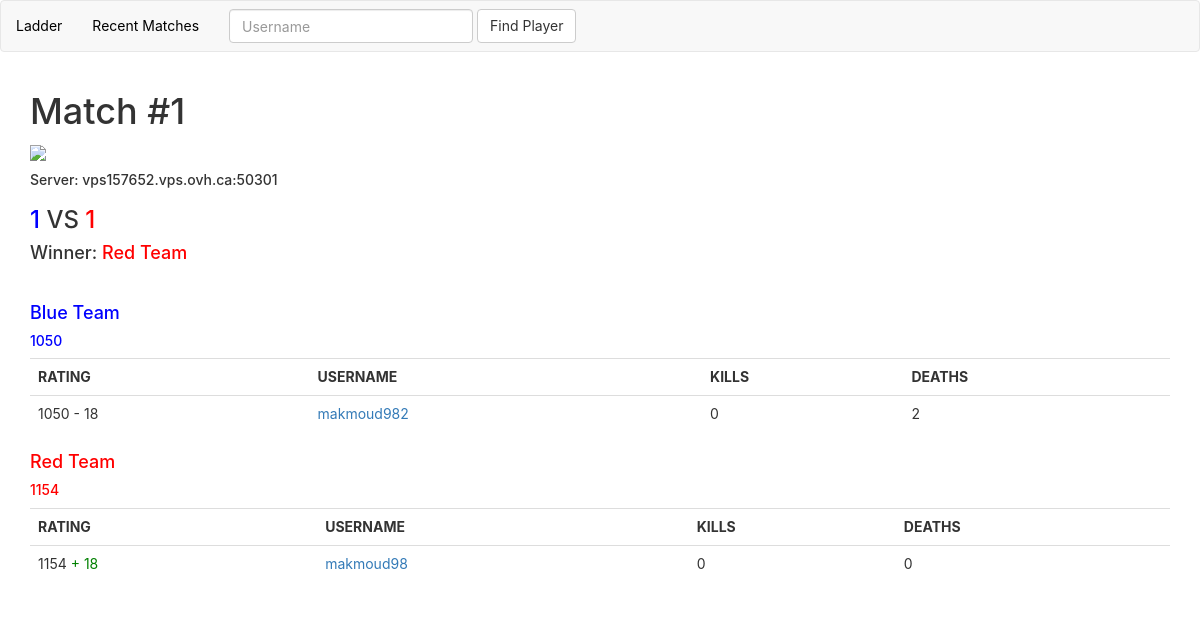
/match/1/, run on the app's committed database.
### setup_database.py (models this page shows, shortened)
class Match(Base):
    __tablename__ = 'match'
    id = Column(Integer, primary_key=True, index=True)
    outcome = Column(Integer, nullable=False)
    change = Column(Integer, nullable=False)
    winner_rank = Column(Integer, nullable=False)
    loser_rank = Column(Integer, nullable=False)
    server_id = Column(Integer, ForeignKey('server.id'), nullable=False)

class Server(Base):
    __tablename__ = 'server'
    id = Column(Integer, primary_key=True, index=True)
    host = Column(String(250), nullable=False)
    port = Column(Integer, nullable=False)
    password = Column(String(250), nullable=False)

class Player_Match(Base):
    __tablename__ = 'player_match'
    id = Column(Integer, primary_key=True)
    player_id = Column(Integer, ForeignKey('player.id'), nullable=False)
    match_id = Column(Integer, ForeignKey('match.id'), nullable=False)
    rank = Column(Integer, nullable=False)
    team = Column(Integer, nullable=False)
    kills = Column(Integer, nullable=False)
    deaths = Column(Integer, nullable=False)

class Player(Base):
    __tablename__ = 'player'
    id = Column(Integer, primary_key=True, index=True)
    username = Column(String(20), nullable=False)
    rank = Column(Integer, nullable=False)
    wins = Column(Integer, nullable=False)
    losses = Column(Integer, nullable=False)
    kills = Column(Integer, nullable=False)
    deaths = Column(Integer, nullable=False)

### project.py (the view)
@app.route('/match/<int:id>/')
def show_match(id):
    match = session.query(Match).filter_by(id=id).first()
    if match is None:
        abort(404)
    else:
        players = session.query(Player_Match, Player).\
            order_by(desc(Player_Match.rank)).\
            filter(Player_Match.match_id == match.id).\
            filter(Player_Match.player_id == Player.id).all()
        blue_team = [i for i in players if i[0].team == 0]
        red_team = [i for i in players if i[0].team == 1]
        server = session.query(Server).filter_by(id=match.server_id).one()
        return render_template('match.html', match=match, blue=blue_team,
                               red=red_team, server=server)

### project.py (called while the page is built)
@app.context_processor
def utility_processor():
    user = None
    if 'email' in login_session:
        user = session.query(User).\
            filter_by(email=login_session['email']).first()
    if 'state' not in login_session:
        login_session['state'] = ''.join(
            random.choice(string.ascii_uppercase + string.digits)
            for x in xrange(32))
    return dict(state=login_session['state'], user=user)

### templates/match.html (shortened to what this page needs)
{% extends "header.html" %}
{% set active_page = "recent" %}
{% block content %}
{{ super() }}
<div class="container">
	<h1>Match #{{match.id}}</h1>
	<img class="match-gif" src="{{ url_for('static', filename='assets/match_gifs/%s.gif' % match.id) }}"/>
	<h5>Server: {{server.host}}:{{server.port}}</h5>
	<h3>
		<span style="color:blue;">{{blue|length}}</span> VS
		<span style="color:red">{{red|length}}</span>
	</h3>
	{% if match.outcome == 0 %}
	<h4>Winner:
		<span style="color:blue;">Blue Team</span>
	</h4>
	{% else %}
	<h4>Winner:
		<span style="color:red;">Red Team</span>
	</h4>
	{% endif %}
	<br/>
	<h4 style="color:blue;">Blue Team</h4>
	<h5>
		{% if match.outcome == 0 %}
		<span style="color:blue;">   {{match.winner_rank}}</span>
		{% else %}
		<span style="color:blue;">   {{match.loser_rank}}</span>
		{% endif %}
	</h5>
	<div class="table">
		<table class="table table-hover">
			<tr>
				<th class="rank" scope="col">RATING</th>
				<th class="username" scope="col">USERNAME</th>
				<th class="kills" scope="col">KILLS</th>
				<th class="deaths" scope="col">DEATHS</th>
			</tr>
			{% for player in blue %}
			<tr>
				<td>
					{{ player[0].rank }}
					{% if match.outcome == 0 %}
					<span style="color:green;"> + {{match.change}}</span>
					{% else %}
					<span> - {{match.change}}</span>
					{% endif %}
				</td>
				<td>
					<a href = "{{url_for('show_player', username=player[1].username)}}">
	  					{{ player[1].username }}
	  				</a>
	  			</td>
				<td>{{ player[0].kills }}</td>
				<td>{{ player[0].deaths }}</td>
			</tr>
			{% endfor %}
		</table>
	</div>
	<h4 style="color:red;">Red Team</h4>
	<h5>
		{% if match.outcome == 0 %}
		<span style="color:red;">   {{match.loser_rank}}</span>
		{% else %}
		<span style="color:red;">   {{match.winner_rank}}</span>
		{% endif %}
	</h5>
	<div class="table">
		<table class="table table-hover">
			<tr>
				<th class="rank" scope="col">RATING</th>
				<th class="username" scope="col">USERNAME</th>
				<th class="kills" scope="col">KILLS</th>
				<th class="deaths" scope="col">DEATHS</th>
			</tr>
			{% for player in red %}
			<tr>
				<td>
					{{ player[0].rank }}
					{% if match.outcome == 1 %}
					<span style="color:green;"> + {{match.change}}</span>
					{% else %}
					<span> - {{match.change}}</span>
					{% endif %}
				</td>
				<td>
					<a href = "{{url_for('show_player', username=player[1].username)}}">
	  					{{ player[1].username }}
	  				</a>
	  			</td>
				<td>{{ player[0].kills }}</td>
				<td>{{ player[0].deaths }}</td>
			</tr>
			{% endfor %}
		</table>
	</div>
</div>
{% endblock %}

### static/css/main.css (style rules this page uses)
* { font-family:"Avenir Next", -apple-system, BlinkMacSystemFont, "Segoe UI", "Roboto", "Oxygen", "Ubuntu", "Cantarell", "Fira Sans", "Droid Sans", "Helvetica Neue", sans-serif }
.match-gif { image-rendering: pixelated; width: 300px; height: auto; }

### data on the page
Match: id "1", loser_rank "1050", change "18", winner_rank "1154"
Server: host "vps157652.vps.ovh.ca", port "50301"
Player_Match: rank "1050", username "makmoud982", kills "0", deaths "2"
Player_Match: rank "1154", username "makmoud98", kills "0", deaths "0"

### other printed values
{{ caption|e }} "Ladder" "Recent Matches"
{{ blue|length }} "1"
{{ red|length }} "1"
